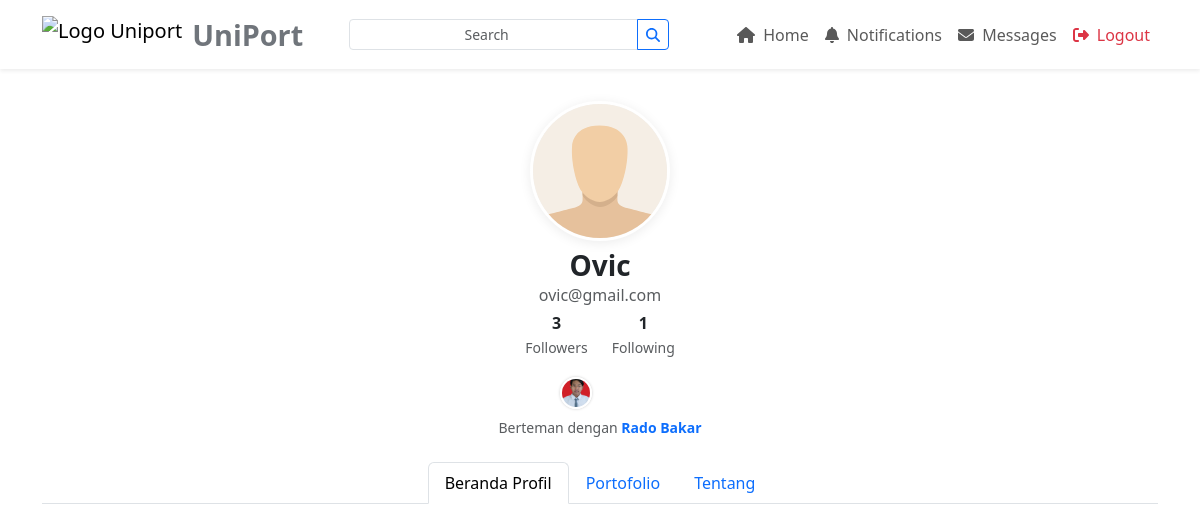
/profilevisit.php?id=4 (signed in), run on an earlier commit of the app's database.
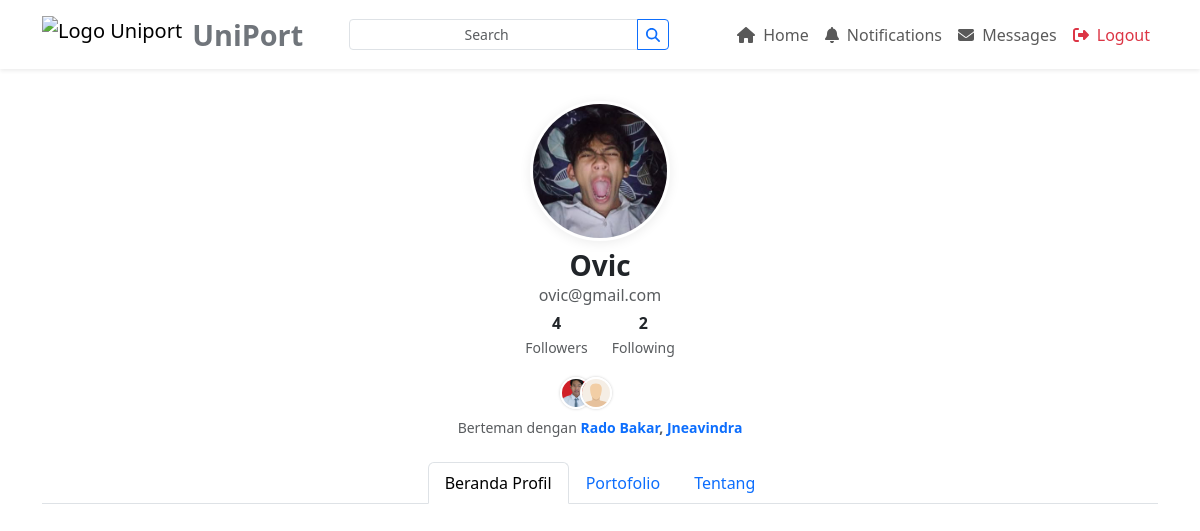
And on a later commit of the database.
### tables this page shows
CREATE TABLE `users` (
  `id` int(11) NOT NULL,
  `name` varchar(100) NOT NULL,
  `username` varchar(50) NOT NULL,
  `email` varchar(100) NOT NULL,
  `photo` varchar(255) DEFAULT NULL,
  `password` varchar(255) NOT NULL,
  `full_name` varchar(100) DEFAULT NULL,
  `profile_picture` varchar(255) DEFAULT NULL,
  `bio` text DEFAULT NULL,
  `created_at` datetime DEFAULT current_timestamp(),
  `birthdate` date DEFAULT NULL,
  `work` varchar(255) DEFAULT NULL,
  `address` varchar(255) DEFAULT NULL,
  `last_active` datetime DEFAULT current_timestamp()
);

### profilevisit.php (the view, shortened to what the changed rows need)
<?php
require_once("config.php");
$profile_id = isset($_GET['id']) ? intval($_GET['id']) : 0;
$stmt = $db->prepare("SELECT * FROM users WHERE id = ?");
$stmt->execute([$profile_id]);
$user = $stmt->fetch(PDO::FETCH_ASSOC);
$stmt = $db->prepare("SELECT COUNT(*) FROM followers WHERE user_id=? AND status='accepted'");
$stmt->execute([$profile_id]);
$followers_count = $stmt->fetchColumn();
$stmt = $db->prepare("SELECT COUNT(*) FROM followers WHERE follower_id=? AND status='accepted'");
$stmt->execute([$profile_id]);
$following_count = $stmt->fetchColumn();
$stmt = $db->prepare("SELECT u.id, u.name, u.photo FROM users u
    INNER JOIN followers f1 ON f1.user_id = u.id AND f1.follower_id = ?
    INNER JOIN followers f2 ON f2.user_id = ? AND f2.follower_id = u.id
    WHERE f1.status='accepted' AND f2.status='accepted' AND u.id != ?");
$stmt->execute([$profile_id, $profile_id, $profile_id]);
$friends_preview = $stmt->fetchAll(PDO::FETCH_ASSOC);
$total_friends = count($friends_preview);
?>
<!DOCTYPE html>
<html lang="en">
<head>
    <link rel="stylesheet" href="https://cdn.jsdelivr.net/npm/bootstrap@5.3.0/dist/css/bootstrap.min.css">
</head>
<body>
<div class="container">
    <div class="profile-header text-center">
        <?php
        $photo_file = !empty($user['photo']) ? "img/" . $user['photo'] : "uploads/default.svg";
        if(!file_exists($photo_file)) $photo_file = "uploads/default.svg";
        if (!empty($user['photo']) && $user['photo'] !== 'default.svg' && file_exists("img/uploads/" . $user['photo'])) {
            $photo_file = "img/uploads/" . $user['photo'];
        } else {
            $photo_file = "img/default.svg";
        }
        ?>
        <img src="<?php echo $photo_file ?>" class="profile-avatar mb-2" alt="Foto Profil">
        <h3 class="fw-bold mb-0"><?php echo htmlspecialchars($user['name']); ?></h3>
        <p class="text-muted mb-1"><?php echo htmlspecialchars($user['email']); ?></p>
        <div class="d-flex justify-content-center gap-4 mb-2">
            <div>
                <span class="fw-bold"><?php echo $followers_count; ?></span><br>
                <small class="text-muted">Followers</small>
            </div>
            <div>
                <span class="fw-bold"><?php echo $following_count; ?></span><br>
                <small class="text-muted">Following</small>
            </div>
        </div>
        <?php if ($total_friends > 0): ?>
        <div class="d-flex flex-column align-items-center mt-3">
            <div class="avatar-stack position-relative mb-2" style="width: 80px;">
                <?php foreach(array_slice($friends_preview, 0, 3) as $index => $friend): ?>
                    <?php
                        $friend_photo = (!empty($friend['photo']) && $friend['photo'] !== 'default.svg' && file_exists("img/uploads/" . $friend['photo']))
                            ? "img/uploads/" . $friend['photo']
                            : "img/default.svg";
                    ?>
                    <a href="profilevisit.php?id=<?php echo $friend['id']; ?>">
                        <img src="<?php echo $friend_photo; ?>"
                             class="rounded-circle avatar-img"
                             style="left: <?php echo $index * 20; ?>px;"
                             alt="<?php echo htmlspecialchars($friend['name']); ?>">
                    </a>
                <?php endforeach; ?>
            </div>
            <div class="text-muted small text-center">
                Berteman dengan
                <strong>
                    <?php
                        $names = array_column($friends_preview, 'name');
                        $ids = array_column($friends_preview, 'id');
                        $display = [];
                        for ($i = 0; $i < min(2, count($names)); $i++) {
                            $display[] = '<a href="profilevisit.php?id=' . $ids[$i] . '" class="text-decoration-none">' . htmlspecialchars($names[$i]) . '</a>';
                        }
                        echo implode(', ', $display);
                    ?>
                </strong>
            </div>
        </div>
        <?php else: ?>
            <div class="text-muted small mt-3 text-center">Belum memiliki teman</div>
        <?php endif; ?>
    </div>
</div>
</body>
</html><?php

What changed in the data, as far as the page shows it:
changed users "Ovic": photo: picture added in place of a placeholder
added users: photo (placeholder picture)
Also different on the page:
$followers_count: "3" → "4"
$following_count: "1" → "2"
$names[$i]: "Rado Bakar" → "Rado Bakar Jneavindra"
implode(', ', $display): (not shown) → ","
